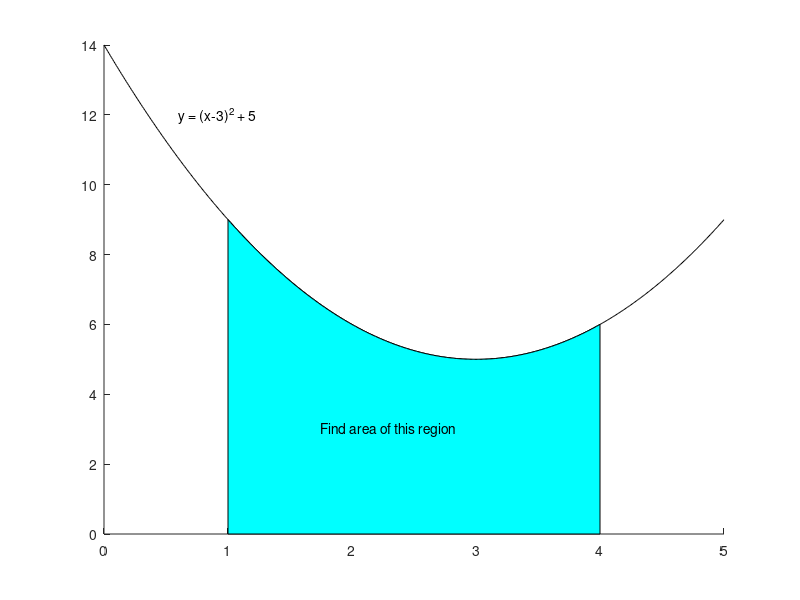

This chart was generated by the following MATLAB code:
% Creates a figure showing the area under the curve
% y = (x - 3)^2 + 5 between 1 and 4.

clear

y1 = @(x)(x - 3).^2 + 5;
xx = 0 : 0.01 : 5;
yy = y1(xx);
xx_top = 1 : 0.01 : 4;
xx_bottom = [4 1];
yy_top = y1(xx_top);
yy_bottom = xx_bottom*0;
clf
hold on
plot(xx, yy, 'k')
fill([xx_top, xx_bottom], [yy_top, yy_bottom], 'c')
text(0.6, 12, 'y = (x-3)^2 + 5')
text(1.75, 3, 'Find area of this region')
hold off